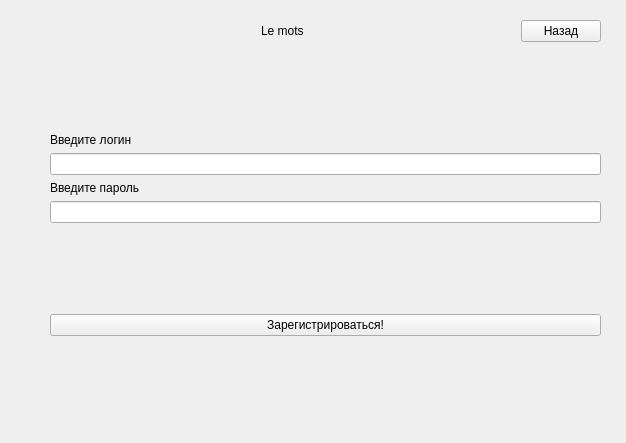
<?xml version="1.0" encoding="UTF-8"?>
<ui version="4.0">
 <class>RegForm</class>
 <widget class="QWidget" name="RegForm">
  <property name="geometry">
   <rect>
    <x>0</x>
    <y>0</y>
    <width>626</width>
    <height>443</height>
   </rect>
  </property>
  <property name="windowTitle">
   <string>Form</string>
  </property>
  <widget class="QWidget" name="verticalLayoutWidget">
   <property name="geometry">
    <rect>
     <x>50</x>
     <y>20</y>
     <width>551</width>
     <height>401</height>
    </rect>
   </property>
   <layout class="QVBoxLayout" name="verticalLayout">
    <item>
     <layout class="QHBoxLayout" name="horizontalLayout">
      <item>
       <spacer name="horizontalSpacer">
        <property name="orientation">
         <enum>Qt::Horizontal</enum>
        </property>
        <property name="sizeHint" stdset="0">
         <size>
          <width>40</width>
          <height>20</height>
         </size>
        </property>
       </spacer>
      </item>
      <item>
       <widget class="QLabel" name="label">
        <property name="text">
         <string>Le mots</string>
        </property>
       </widget>
      </item>
      <item>
       <spacer name="horizontalSpacer_3">
        <property name="orientation">
         <enum>Qt::Horizontal</enum>
        </property>
        <property name="sizeHint" stdset="0">
         <size>
          <width>40</width>
          <height>20</height>
         </size>
        </property>
       </spacer>
      </item>
      <item>
       <widget class="QPushButton" name="exitButton">
        <property name="text">
         <string>Назад</string>
        </property>
       </widget>
      </item>
     </layout>
    </item>
    <item>
     <spacer name="verticalSpacer_3">
      <property name="orientation">
       <enum>Qt::Vertical</enum>
      </property>
      <property name="sizeHint" stdset="0">
       <size>
        <width>20</width>
        <height>40</height>
       </size>
      </property>
     </spacer>
    </item>
    <item>
     <widget class="QLabel" name="label_2">
      <property name="text">
       <string>Введите логин</string>
      </property>
     </widget>
    </item>
    <item>
     <widget class="QLineEdit" name="logEdit"/>
    </item>
    <item>
     <widget class="QLabel" name="label_3">
      <property name="text">
       <string>Введите пароль</string>
      </property>
     </widget>
    </item>
    <item>
     <widget class="QLineEdit" name="lineEdit_2"/>
    </item>
    <item>
     <spacer name="verticalSpacer">
      <property name="orientation">
       <enum>Qt::Vertical</enum>
      </property>
      <property name="sizeHint" stdset="0">
       <size>
        <width>20</width>
        <height>40</height>
       </size>
      </property>
     </spacer>
    </item>
    <item>
     <widget class="QPushButton" name="pushButton">
      <property name="text">
       <string>Зарегистрироваться!</string>
      </property>
     </widget>
    </item>
    <item>
     <spacer name="verticalSpacer_2">
      <property name="orientation">
       <enum>Qt::Vertical</enum>
      </property>
      <property name="sizeHint" stdset="0">
       <size>
        <width>20</width>
        <height>40</height>
       </size>
      </property>
     </spacer>
    </item>
   </layout>
  </widget>
 </widget>
 <resources/>
 <connections/>
</ui>
